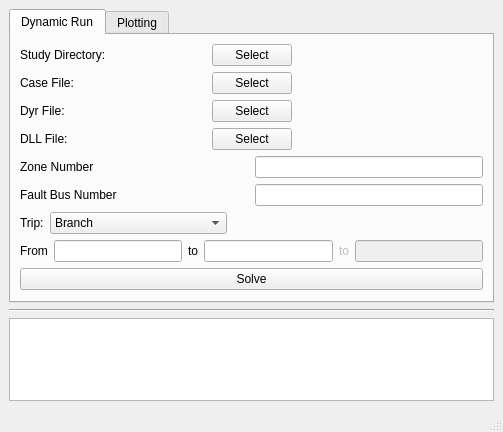
<?xml version="1.0" encoding="UTF-8"?>
<ui version="4.0">
 <author>Abdullah AlOthman</author>
 <class>MainWindow</class>
 <widget class="QMainWindow" name="MainWindow">
  <property name="geometry">
   <rect>
    <x>0</x>
    <y>0</y>
    <width>503</width>
    <height>432</height>
   </rect>
  </property>
  <property name="windowTitle">
   <string>MainWindow</string>
  </property>
  <widget class="QWidget" name="centralwidget">
   <layout class="QVBoxLayout" name="verticalLayout_4">
    <item>
     <widget class="QTabWidget" name="verticalTabWidget">
      <property name="sizePolicy">
       <sizepolicy hsizetype="Preferred" vsizetype="Preferred">
        <horstretch>0</horstretch>
        <verstretch>0</verstretch>
       </sizepolicy>
      </property>
      <property name="currentIndex">
       <number>0</number>
      </property>
      <widget class="QWidget" name="solveTab">
       <attribute name="title">
        <string>Dynamic Run</string>
       </attribute>
       <layout class="QVBoxLayout" name="verticalLayout_3">
        <item>
         <layout class="QVBoxLayout" name="verticalLayout">
          <item>
           <layout class="QGridLayout" name="gridLayout">
            <item row="0" column="0">
             <widget class="QLabel" name="label_2">
              <property name="text">
               <string>Study Directory:</string>
              </property>
             </widget>
            </item>
            <item row="0" column="1">
             <widget class="QPushButton" name="btnStudyDir">
              <property name="sizePolicy">
               <sizepolicy hsizetype="Fixed" vsizetype="Fixed">
                <horstretch>0</horstretch>
                <verstretch>0</verstretch>
               </sizepolicy>
              </property>
              <property name="toolTip">
               <string>Select a study directory for the output files</string>
              </property>
              <property name="text">
               <string>Select</string>
              </property>
             </widget>
            </item>
            <item row="0" column="2">
             <widget class="QLabel" name="label_7">
              <property name="text">
               <string/>
              </property>
             </widget>
            </item>
           </layout>
          </item>
          <item>
           <layout class="QGridLayout" name="gridLayout_5">
            <item row="0" column="0">
             <widget class="QLabel" name="label">
              <property name="text">
               <string>Case File:</string>
              </property>
             </widget>
            </item>
            <item row="0" column="1">
             <widget class="QPushButton" name="btnCase">
              <property name="sizePolicy">
               <sizepolicy hsizetype="Fixed" vsizetype="Fixed">
                <horstretch>0</horstretch>
                <verstretch>0</verstretch>
               </sizepolicy>
              </property>
              <property name="toolTip">
               <string>Select the .sav file for the basecase</string>
              </property>
              <property name="text">
               <string>Select</string>
              </property>
             </widget>
            </item>
            <item row="0" column="2">
             <widget class="QLabel" name="label_8">
              <property name="text">
               <string/>
              </property>
             </widget>
            </item>
           </layout>
          </item>
          <item>
           <layout class="QGridLayout" name="gridLayout_4">
            <item row="0" column="0">
             <widget class="QLabel" name="label_3">
              <property name="text">
               <string>Dyr File:</string>
              </property>
             </widget>
            </item>
            <item row="0" column="1">
             <widget class="QPushButton" name="btnDyr">
              <property name="sizePolicy">
               <sizepolicy hsizetype="Fixed" vsizetype="Fixed">
                <horstretch>0</horstretch>
                <verstretch>0</verstretch>
               </sizepolicy>
              </property>
              <property name="toolTip">
               <string>Select the .dyr file for dynamic data</string>
              </property>
              <property name="text">
               <string>Select</string>
              </property>
             </widget>
            </item>
            <item row="0" column="2">
             <widget class="QLabel" name="label_9">
              <property name="text">
               <string/>
              </property>
             </widget>
            </item>
           </layout>
          </item>
          <item>
           <layout class="QGridLayout" name="gridLayout_6">
            <item row="0" column="0">
             <widget class="QLabel" name="label_4">
              <property name="text">
               <string>DLL File:</string>
              </property>
             </widget>
            </item>
            <item row="0" column="1">
             <widget class="QPushButton" name="btnDLL">
              <property name="sizePolicy">
               <sizepolicy hsizetype="Fixed" vsizetype="Fixed">
                <horstretch>0</horstretch>
                <verstretch>0</verstretch>
               </sizepolicy>
              </property>
              <property name="toolTip">
               <string>Select ds.dll user model file</string>
              </property>
              <property name="text">
               <string>Select</string>
              </property>
             </widget>
            </item>
            <item row="0" column="2">
             <widget class="QLabel" name="label_10">
              <property name="sizePolicy">
               <sizepolicy hsizetype="Minimum" vsizetype="Preferred">
                <horstretch>0</horstretch>
                <verstretch>0</verstretch>
               </sizepolicy>
              </property>
              <property name="text">
               <string/>
              </property>
             </widget>
            </item>
           </layout>
          </item>
          <item>
           <layout class="QGridLayout" name="gridLayout_7">
            <item row="0" column="0">
             <widget class="QLabel" name="label_5">
              <property name="text">
               <string>Zone Number</string>
              </property>
             </widget>
            </item>
            <item row="0" column="1">
             <widget class="QLineEdit" name="txtZoneNum">
              <property name="sizePolicy">
               <sizepolicy hsizetype="Preferred" vsizetype="Fixed">
                <horstretch>0</horstretch>
                <verstretch>0</verstretch>
               </sizepolicy>
              </property>
              <property name="toolTip">
               <string>Zone Number to monitor voltages, Seperate multiple zones by space</string>
              </property>
             </widget>
            </item>
           </layout>
          </item>
          <item>
           <layout class="QGridLayout" name="gridLayout_8">
            <item row="0" column="0">
             <widget class="QLabel" name="label_6">
              <property name="text">
               <string>Fault Bus Number</string>
              </property>
             </widget>
            </item>
            <item row="0" column="1">
             <widget class="QLineEdit" name="txtFault">
              <property name="sizePolicy">
               <sizepolicy hsizetype="Preferred" vsizetype="Fixed">
                <horstretch>0</horstretch>
                <verstretch>0</verstretch>
               </sizepolicy>
              </property>
              <property name="toolTip">
               <string/>
              </property>
             </widget>
            </item>
           </layout>
          </item>
         </layout>
        </item>
        <item>
         <layout class="QVBoxLayout" name="verticalLayout_2">
          <item>
           <layout class="QHBoxLayout" name="horizontalLayout_7">
            <item>
             <widget class="QLabel" name="label_11">
              <property name="text">
               <string>Trip:</string>
              </property>
             </widget>
            </item>
            <item>
             <widget class="QComboBox" name="comboBoxTripType">
              <property name="toolTip">
               <string>Select the desired outage post fault</string>
              </property>
              <item>
               <property name="text">
                <string>Branch</string>
               </property>
              </item>
              <item>
               <property name="text">
                <string>Three winding Transformer</string>
               </property>
              </item>
              <item>
               <property name="text">
                <string>Generation Unit</string>
               </property>
              </item>
             </widget>
            </item>
            <item>
             <spacer name="horizontalSpacer_3">
              <property name="orientation">
               <enum>Qt::Horizontal</enum>
              </property>
              <property name="sizeHint" stdset="0">
               <size>
                <width>40</width>
                <height>20</height>
               </size>
              </property>
             </spacer>
            </item>
           </layout>
          </item>
          <item>
           <layout class="QHBoxLayout" name="horizontalLayout_8">
            <item>
             <widget class="QLabel" name="label_12">
              <property name="text">
               <string>From</string>
              </property>
             </widget>
            </item>
            <item>
             <widget class="QLineEdit" name="txtFrom"/>
            </item>
            <item>
             <widget class="QLabel" name="label_13">
              <property name="text">
               <string>to</string>
              </property>
             </widget>
            </item>
            <item>
             <widget class="QLineEdit" name="txtTo1"/>
            </item>
            <item>
             <widget class="QLabel" name="label_14">
              <property name="enabled">
               <bool>false</bool>
              </property>
              <property name="text">
               <string>to</string>
              </property>
             </widget>
            </item>
            <item>
             <widget class="QLineEdit" name="txtTo2">
              <property name="enabled">
               <bool>false</bool>
              </property>
             </widget>
            </item>
           </layout>
          </item>
         </layout>
        </item>
        <item>
         <widget class="QPushButton" name="pushButton">
          <property name="text">
           <string>Solve</string>
          </property>
         </widget>
        </item>
       </layout>
      </widget>
      <widget class="QWidget" name="plotting">
       <attribute name="title">
        <string>Plotting</string>
       </attribute>
       <layout class="QVBoxLayout" name="verticalLayout_5">
        <item>
         <layout class="QGridLayout" name="gridLayout_3">
          <property name="sizeConstraint">
           <enum>QLayout::SetDefaultConstraint</enum>
          </property>
          <item row="0" column="0">
           <layout class="QHBoxLayout" name="horizontalLayout">
            <property name="spacing">
             <number>0</number>
            </property>
            <item>
             <widget class="QLabel" name="label_21">
              <property name="sizePolicy">
               <sizepolicy hsizetype="Preferred" vsizetype="Preferred">
                <horstretch>0</horstretch>
                <verstretch>0</verstretch>
               </sizepolicy>
              </property>
              <property name="text">
               <string>.Out File</string>
              </property>
             </widget>
            </item>
            <item>
             <widget class="QPushButton" name="btnOutFile">
              <property name="sizePolicy">
               <sizepolicy hsizetype="Fixed" vsizetype="Fixed">
                <horstretch>0</horstretch>
                <verstretch>0</verstretch>
               </sizepolicy>
              </property>
              <property name="toolTip">
               <string>Select .out file to plot the figuers</string>
              </property>
              <property name="statusTip">
               <string/>
              </property>
              <property name="text">
               <string>Select</string>
              </property>
             </widget>
            </item>
            <item>
             <widget class="QLabel" name="outFileName">
              <property name="sizePolicy">
               <sizepolicy hsizetype="Preferred" vsizetype="Preferred">
                <horstretch>0</horstretch>
                <verstretch>0</verstretch>
               </sizepolicy>
              </property>
              <property name="text">
               <string/>
              </property>
             </widget>
            </item>
           </layout>
          </item>
          <item row="4" column="0">
           <layout class="QHBoxLayout" name="horizontalLayout_5">
            <item>
             <widget class="QLabel" name="label_18">
              <property name="sizePolicy">
               <sizepolicy hsizetype="MinimumExpanding" vsizetype="Preferred">
                <horstretch>0</horstretch>
                <verstretch>0</verstretch>
               </sizepolicy>
              </property>
              <property name="text">
               <string>Frequency</string>
              </property>
             </widget>
            </item>
            <item>
             <widget class="QCheckBox" name="checkBox">
              <property name="text">
               <string/>
              </property>
             </widget>
            </item>
            <item>
             <spacer name="horizontalSpacer">
              <property name="orientation">
               <enum>Qt::Horizontal</enum>
              </property>
              <property name="sizeHint" stdset="0">
               <size>
                <width>40</width>
                <height>20</height>
               </size>
              </property>
             </spacer>
            </item>
           </layout>
          </item>
          <item row="6" column="0">
           <layout class="QHBoxLayout" name="horizontalLayout_9">
            <item>
             <widget class="QLabel" name="label_20">
              <property name="sizePolicy">
               <sizepolicy hsizetype="MinimumExpanding" vsizetype="Preferred">
                <horstretch>0</horstretch>
                <verstretch>0</verstretch>
               </sizepolicy>
              </property>
              <property name="text">
               <string>Statcom</string>
              </property>
             </widget>
            </item>
            <item>
             <widget class="QCheckBox" name="checkBox_3">
              <property name="text">
               <string/>
              </property>
             </widget>
            </item>
            <item>
             <spacer name="horizontalSpacer_4">
              <property name="orientation">
               <enum>Qt::Horizontal</enum>
              </property>
              <property name="sizeHint" stdset="0">
               <size>
                <width>40</width>
                <height>20</height>
               </size>
              </property>
             </spacer>
            </item>
           </layout>
          </item>
          <item row="2" column="0">
           <layout class="QHBoxLayout" name="horizontalLayout_3">
            <item>
             <widget class="QLabel" name="label_16">
              <property name="text">
               <string>Motors Buses</string>
              </property>
             </widget>
            </item>
            <item>
             <widget class="QLineEdit" name="lineEdit_5">
              <property name="toolTip">
               <string>Enter bus numbers with space in between</string>
              </property>
             </widget>
            </item>
           </layout>
          </item>
          <item row="5" column="0">
           <layout class="QHBoxLayout" name="horizontalLayout_6">
            <item>
             <widget class="QLabel" name="label_19">
              <property name="sizePolicy">
               <sizepolicy hsizetype="MinimumExpanding" vsizetype="Preferred">
                <horstretch>0</horstretch>
                <verstretch>0</verstretch>
               </sizepolicy>
              </property>
              <property name="text">
               <string>SVC</string>
              </property>
             </widget>
            </item>
            <item>
             <widget class="QCheckBox" name="checkBox_2">
              <property name="text">
               <string/>
              </property>
             </widget>
            </item>
            <item>
             <spacer name="horizontalSpacer_2">
              <property name="orientation">
               <enum>Qt::Horizontal</enum>
              </property>
              <property name="sizeHint" stdset="0">
               <size>
                <width>40</width>
                <height>20</height>
               </size>
              </property>
             </spacer>
            </item>
           </layout>
          </item>
          <item row="3" column="0">
           <layout class="QHBoxLayout" name="horizontalLayout_4">
            <item>
             <widget class="QLabel" name="label_17">
              <property name="text">
               <string>Voltages Buses</string>
              </property>
             </widget>
            </item>
            <item>
             <widget class="QLineEdit" name="lineEdit_6">
              <property name="toolTip">
               <string>Enter bus numbers with space in between</string>
              </property>
             </widget>
            </item>
           </layout>
          </item>
          <item row="1" column="0">
           <layout class="QHBoxLayout" name="horizontalLayout_2">
            <item>
             <widget class="QLabel" name="label_15">
              <property name="text">
               <string>Title:</string>
              </property>
             </widget>
            </item>
            <item>
             <widget class="QLineEdit" name="lineEdit_4">
              <property name="toolTip">
               <string>Title for the figuers</string>
              </property>
             </widget>
            </item>
           </layout>
          </item>
         </layout>
        </item>
        <item>
         <widget class="QPushButton" name="btnPlot">
          <property name="text">
           <string>Plot</string>
          </property>
         </widget>
        </item>
       </layout>
      </widget>
     </widget>
    </item>
    <item>
     <widget class="Line" name="line">
      <property name="orientation">
       <enum>Qt::Horizontal</enum>
      </property>
     </widget>
    </item>
    <item>
     <widget class="QTextBrowser" name="txtProgress"/>
    </item>
   </layout>
  </widget>
  <widget class="QStatusBar" name="statusBar"/>
 </widget>
 <tabstops>
  <tabstop>verticalTabWidget</tabstop>
  <tabstop>btnStudyDir</tabstop>
  <tabstop>btnCase</tabstop>
  <tabstop>btnDyr</tabstop>
  <tabstop>btnDLL</tabstop>
  <tabstop>txtZoneNum</tabstop>
  <tabstop>txtFault</tabstop>
  <tabstop>comboBoxTripType</tabstop>
  <tabstop>txtFrom</tabstop>
  <tabstop>txtTo1</tabstop>
  <tabstop>txtTo2</tabstop>
  <tabstop>pushButton</tabstop>
  <tabstop>btnOutFile</tabstop>
  <tabstop>lineEdit_4</tabstop>
  <tabstop>lineEdit_5</tabstop>
  <tabstop>lineEdit_6</tabstop>
  <tabstop>checkBox</tabstop>
  <tabstop>checkBox_2</tabstop>
  <tabstop>checkBox_3</tabstop>
  <tabstop>btnPlot</tabstop>
  <tabstop>txtProgress</tabstop>
 </tabstops>
 <resources/>
 <connections/>
</ui>
